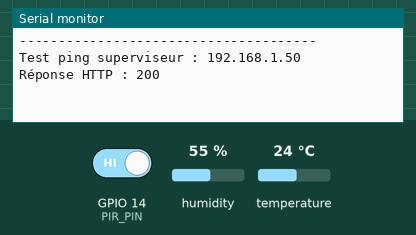
This sketch was run on a simulated ESP8266 (NodeMCU). Parts: the last lines printed to the serial monitor. The test bench sets the inputs (shaded band); at power-on: humidity 55 %, GPIO 14 (PIR_PIN) HIGH, temperature 24 °C. WiFi joins after 1.5 s; servers stay silent unless stated; uploads are accepted with an empty reply.

Above: at 2.7 s.
2.8 s: humidity set to 22 %
At 6.94 s:
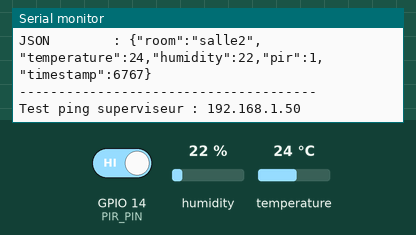
8.7 s: GPIO 14 (PIR_PIN) driven LOW
14.6 s: temperature set to 12 °C
At 17.42 s:
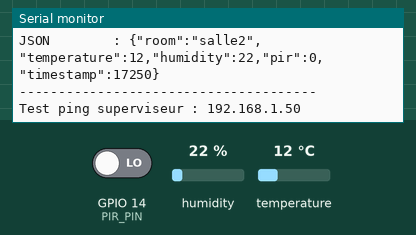
20.5 s: GPIO 14 (PIR_PIN) driven HIGH
26.4 s: humidity set to 40 %
At 27.9 s:
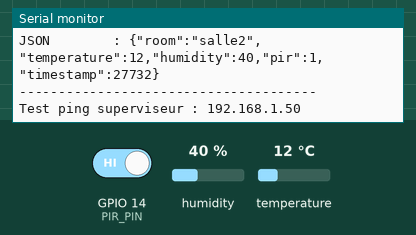
Timing chart, 0 to 29.4 s (numbered marks = the images above; inputs shaded):
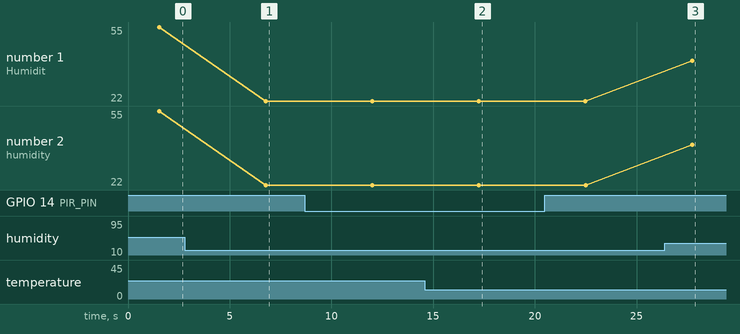

Measured:
- after the input at 2.8 s, the serial monitor: prints a new line after 4.0 s (image 1)
- after the input at 14.6 s, the serial monitor: prints a new line after 2.7 s (image 2)
- after the input at 26.4 s, the serial monitor: prints a new line after 1.3 s (image 3)
- plotted number 1: 55 → 22 after the input at 2.8 s, 22 → 40 after the input at 26.4 s
- plotted number 2: 55 → 22 after the input at 2.8 s, 22 → 40 after the input at 26.4 s

The sketch:

noeud2.ino
```cpp
#include <ESP8266WiFi.h>
#include <ESP8266HTTPClient.h>
#include <ArduinoJson.h>
#include "DHT.h"
#include <WiFiClient.h>

// WiFi
#define WIFI_SSID "XXXXXX"
#define WIFI_PASSWORD "XXXXX"

// Serveur Arduino

#define SERVER_IP "10.130.13.100"
String getServerUrl() {
  return "http://" + String(SERVER_IP) + ":80/";
}


// Capteurs
#define DHTPIN 2
#define DHTTYPE DHT11
DHT dht(DHTPIN, DHTTYPE);

#define PIR_PIN 14

void setup() {
  Serial.begin(115200);
  pinMode(PIR_PIN, INPUT);
  dht.begin();

  Serial.println("Connexion au WiFi...");
  WiFi.begin(WIFI_SSID, WIFI_PASSWORD);
  while (WiFi.status() != WL_CONNECTED) {
    delay(500);
    Serial.print(".");
  }
  Serial.println("\nWiFi connecté !");
  Serial.print("Adresse IP : ");
  Serial.println(WiFi.localIP());
}

void loop() {
  float temperature = dht.readTemperature();
  float humidity = dht.readHumidity();
  int pir = digitalRead(PIR_PIN);

  if (isnan(temperature) || isnan(humidity)) {
    Serial.println("Erreur DHT11");
    return;
  }

  StaticJsonDocument<256> doc;
  doc["room"] = "salle2";
  doc["temperature"] = temperature;
  doc["humidity"] = humidity;
  doc["pir"] = pir;
  doc["timestamp"] = millis();

  String json;
  serializeJson(doc, json);

  Serial.println("----- Données envoyées (Salle 2) -----");
  Serial.print("Température : "); Serial.println(temperature);
  Serial.print("Humidité    : "); Serial.println(humidity);
  Serial.print("PIR         : "); Serial.println(pir);
  Serial.print("JSON        : "); Serial.println(json);
  Serial.println("--------------------------------------");


if (WiFi.status() == WL_CONNECTED) {
  Serial.print("Test ping superviseur : ");
  Serial.println(WiFi.localIP());
} else {
  Serial.println("❌ WiFi déconnecté !");
  return;
}

  if (WiFi.status() == WL_CONNECTED) {
    WiFiClient client;
    HTTPClient http;
    http.begin(client, getServerUrl());
    http.addHeader("Content-Type", "application/json");
    int code = http.POST(json);
    Serial.print("Réponse HTTP : ");
    Serial.println(code);
    http.end();
}


  delay(5000);
}
```
